Frame 1 (no input): blank canvas, image omitted
Frame 60 (no input): blank canvas, image omitted
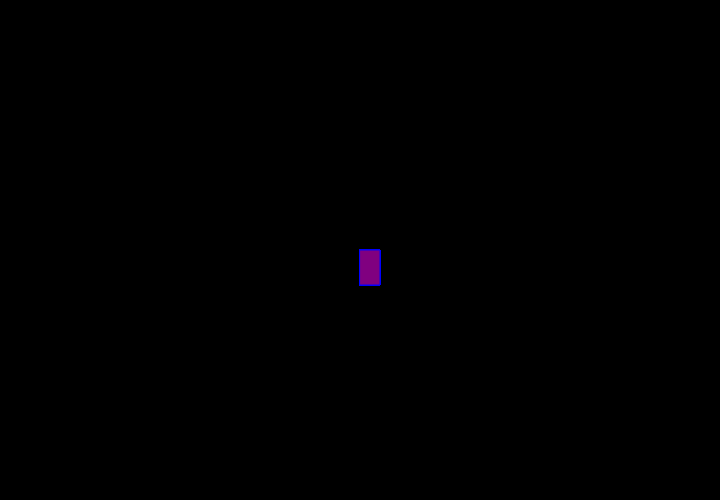
Frame 120 (the mouse pressed at the canvas centre since frame 60)

The p5.js sketch whose frames 1 and 60 were blank and that drew this single picture after the mouse press (run headless with seeded random() and noise() and a simulated clock; from frame 60 on, the mouse is pressed at the canvas centre):

// p5.js sketch
// ── sketch.js
function setup() {
    createCanvas(720, 500);
    background("black");
  }
  
  function draw() {
    stroke("blue");
    fill("purple");
    
    if (mouseIsPressed) {
      rect(mouseX, mouseY, 20, 35);
    }
  
  }
